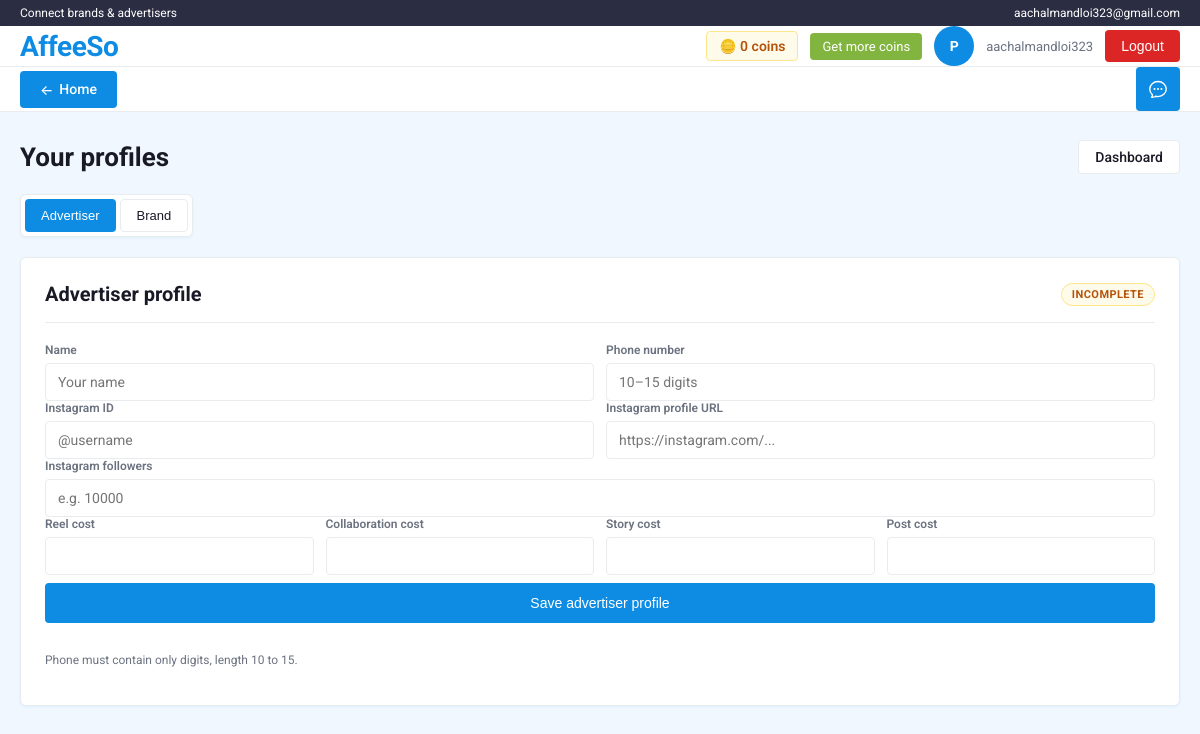
The app's page /profile (signed in), older data.
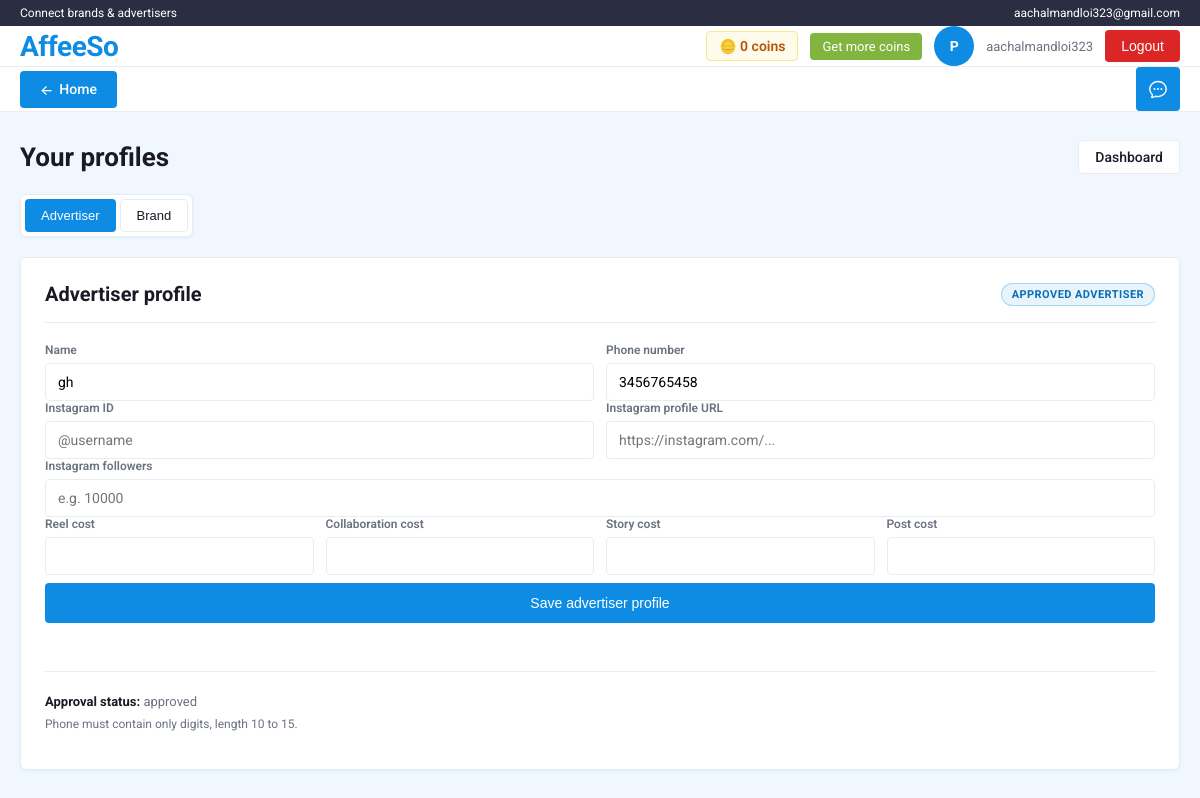
The same page, newer data.
### app/models.py (models this page shows)
class User(Base):
    __tablename__ = "users"
    id = Column(Integer, primary_key=True, index=True)
    email = Column(String(255), unique=True, nullable=False, index=True)
    password_hash = Column(String(255), nullable=False)
    role = Column(SqlEnum(UserRole), default=UserRole.USER, nullable=False)
    coins = Column(Integer, default=0, nullable=False)
    is_active = Column(Boolean, default=True, nullable=False)
    created_at = Column(DateTime, default=datetime.utcnow, nullable=False)
    profile = relationship("Profile", back_populates="user", uselist=False)
    basic_profiles = relationship("BasicProfile", back_populates="user")
    approval_requests = relationship("ProfileApprovalRequest", back_populates="user")
    advertiser_profile_detail = relationship(
        "AdvertiserProfileDetail", back_populates="user", uselist=False
    )
    brand_profile_detail = relationship(
        "BrandProfileDetail", back_populates="user", uselist=False
    )
    sent_messages = relationship(
        "Message", back_populates="sender", foreign_keys="Message.sender_id"
    )
    received_messages = relationship(
        "Message", back_populates="receiver", foreign_keys="Message.receiver_id"
    )

class BasicProfile(Base):
    __tablename__ = "basic_profiles"
    __table_args__ = (
        UniqueConstraint("user_id", "profile_type", name="uq_basic_profile_user_type"),
    )
    id = Column(Integer, primary_key=True, index=True)
    user_id = Column(Integer, ForeignKey("users.id"), nullable=False, index=True)
    profile_type = Column(SqlEnum(ProfileType), nullable=False)
    name = Column(String(120), nullable=False)
    phone_number = Column(String(30), nullable=False)
    created_at = Column(DateTime, default=datetime.utcnow, nullable=False)
    updated_at = Column(DateTime, default=datetime.utcnow, nullable=False)
    user = relationship("User", back_populates="basic_profiles")

class ProfileApprovalRequest(Base):
    __tablename__ = "profile_approval_requests"
    __table_args__ = (
        UniqueConstraint(
            "user_id", "profile_type", name="uq_profile_approval_request_user_type"
        ),
    )
    id = Column(Integer, primary_key=True, index=True)
    user_id = Column(Integer, ForeignKey("users.id"), nullable=False, index=True)
    profile_type = Column(SqlEnum(ProfileType), nullable=False, index=True)
    status = Column(SqlEnum(ProfileStatus), default=ProfileStatus.PENDING, nullable=False)
    requested_at = Column(DateTime, default=datetime.utcnow, nullable=False)
    reviewed_at = Column(DateTime, nullable=True)
    rejected_until = Column(DateTime, nullable=True)
    rejection_reason = Column(String(255), nullable=True)
    created_at = Column(DateTime, default=datetime.utcnow, nullable=False)
    updated_at = Column(DateTime, default=datetime.utcnow, nullable=False)
    advertiser_verification_stage = Column(
        SqlEnum(AdvertiserVerificationStage), nullable=True, index=True
    )
    generated_otp = Column(Integer, nullable=True)
    user_entered_otp = Column(Integer, nullable=True)
    user = relationship("User", back_populates="approval_requests")

### app/main.py (the view)
@app.get("/profile", response_class=HTMLResponse)
def profile_page(request: Request, db: Session = Depends(get_db)):
    user = _get_user_from_cookie(request, db)
    if not user:
        return RedirectResponse(url="/?error=Please login first.", status_code=303)
    display_name = user.email.split("@")[0]
    profile_map = _get_basic_profile_map(db, user.id)
    approval_rows = (
        db.query(models.ProfileApprovalRequest)
        .filter(models.ProfileApprovalRequest.user_id == user.id)
        .all()
    )
    approval_map = {row.profile_type.value: row for row in approval_rows}
    advertiser_profile = profile_map.get(models.ProfileType.ADVERTISER.value)
    brand_profile = profile_map.get(models.ProfileType.BRAND.value)
    advertiser_detail = _get_advertiser_detail(db, user.id)
    brand_detail = _get_brand_detail(db, user.id)
    advertiser_approval = approval_map.get(models.ProfileType.ADVERTISER.value)
    instagram_locked = _advertiser_instagram_locked(advertiser_approval)
    show_advertiser_otp_box = bool(
        advertiser_approval
        and advertiser_approval.status == models.ProfileStatus.PENDING
        and advertiser_approval.advertiser_verification_stage
        == models.AdvertiserVerificationStage.OTP_SENT
    )
    return templates.TemplateResponse(
        request,
        "profile.html",
        {
            "request": request,
            "user": user,
            "display_name": display_name,
            "advertiser_profile": advertiser_profile,
            "brand_profile": brand_profile,
            "advertiser_detail": advertiser_detail,
            "brand_detail": brand_detail,
            "advertiser_request": advertiser_approval,
            "brand_request": approval_map.get(models.ProfileType.BRAND.value),
            "advertiser_complete": _is_advertiser_fully_complete(db, user.id),
            "brand_complete": _is_brand_fully_complete(db, user.id),
            "instagram_locked": instagram_locked,
            "show_advertiser_otp_box": show_advertiser_otp_box,
            "success": request.query_params.get("success"),
            "error": request.query_params.get("error"),
        },
    )

### templates/profile.html (shortened to what this page needs)
<!DOCTYPE html>
<html lang="en">
<head>
</head>
<body class="affeeso-body">
  {% include 'partials/site_header.html' %}
  <main class="affeeso-main">
    <div class="affeeso-container">
      <div style="display:flex;align-items:center;justify-content:space-between;flex-wrap:wrap;gap:12px;margin-bottom:20px;">
        <h1 class="affeeso-page-title" style="margin:0;">Your profiles</h1>
        <a href="/dashboard" class="affeeso-btn affeeso-btn-outline">Dashboard</a>
      </div>
      <div class="affeeso-profile-tabs" role="tablist">
        <button id="btn-advertiser" type="button" class="affeeso-btn affeeso-btn-primary" style="font-size:13px;" role="tab" aria-selected="true" aria-controls="panel-advertiser" onclick="showProfile('advertiser')">Advertiser</button>
        <button id="btn-brand" type="button" class="affeeso-btn affeeso-btn-outline" style="font-size:13px;" role="tab" aria-selected="false" aria-controls="panel-brand" onclick="showProfile('brand')">Brand</button>
      </div>
      <section id="panel-advertiser" class="affeeso-card affeeso-profile-panel" role="tabpanel">
        <div class="affeeso-profile-panel__head">
          <h2 class="affeeso-profile-panel__title">Advertiser profile</h2>
          {% if advertiser_request and advertiser_request.status.value == 'approved' %}
            <span class="affeeso-badge affeeso-badge--approved">Approved advertiser</span>
          {% elif advertiser_complete %}
            <span class="affeeso-badge affeeso-badge--complete">Complete</span>
          {% else %}
            <span class="affeeso-badge affeeso-badge--incomplete">Incomplete</span>
          {% endif %}
        </div>
        <form action="/ui/profile/advertiser-details" method="post" class="affeeso-form-stack">
          <div class="affeeso-form-section">
            <div class="affeeso-form-row affeeso-form-row--2">
              <div class="affeeso-field">
                <label for="adv-name">Name</label>
                <input class="affeeso-input" id="adv-name" name="name" type="text" placeholder="Your name" value="{{ advertiser_profile.name if advertiser_profile else '' }}" required />
              </div>
              <div class="affeeso-field">
                <label for="adv-phone">Phone number</label>
                <input class="affeeso-input" id="adv-phone" name="phone_number" type="text" placeholder="10–15 digits" value="{{ advertiser_profile.phone_number if advertiser_profile else '' }}" minlength="10" maxlength="15" pattern="[0-9]{10,15}" required />
              </div>
            </div>
            <div class="affeeso-form-row affeeso-form-row--2">
              <div class="affeeso-field">
                <label for="adv-ig-id">Instagram ID</label>
                <input class="affeeso-input" id="adv-ig-id" name="instagram_id" type="text" placeholder="@username" value="{{ advertiser_detail.instagram_id if advertiser_detail else '' }}"  required />
              </div>
              <div class="affeeso-field">
                <label for="adv-ig-url">Instagram profile URL</label>
                <input class="affeeso-input" id="adv-ig-url" name="instagram_profile_url" type="url" placeholder="https://instagram.com/..." value="{{ advertiser_detail.instagram_profile_url if advertiser_detail else '' }}"  required />
              </div>
            </div>
            <div class="affeeso-field">
              <label for="adv-followers">Instagram followers</label>
              <input class="affeeso-input{% if instagram_locked %} affeeso-input--readonly{% endif %}" id="adv-followers" name="instagram_followers" type="number" min="0" step="1" placeholder="e.g. 10000" value="{{ advertiser_detail.instagram_followers if advertiser_detail and advertiser_detail.instagram_followers is not none else '' }}" {% if instagram_locked %}readonly{% endif %} required />
            </div>
            <div class="affeeso-form-row affeeso-form-row--4">
              <div class="affeeso-field">
                <label for="adv-reel">Reel cost</label>
                <input class="affeeso-input" id="adv-reel" name="reel_cost" type="number" min="0" step="1" value="{{ advertiser_detail.reel_cost if advertiser_detail and advertiser_detail.reel_cost is not none else '' }}" required />
              </div>
              <div class="affeeso-field">
                <label for="adv-collab">Collaboration cost</label>
                <input class="affeeso-input" id="adv-collab" name="collaboration_cost" type="number" min="0" step="1" value="{{ advertiser_detail.collaboration_cost if advertiser_detail and advertiser_detail.collaboration_cost is not none else '' }}" required />
              </div>
              <div class="affeeso-field">
                <label for="adv-story">Story cost</label>
                <input class="affeeso-input" id="adv-story" name="story_cost" type="number" min="0" step="1" value="{{ advertiser_detail.story_cost if advertiser_detail and advertiser_detail.story_cost is not none else '' }}" required />
              </div>
              <div class="affeeso-field">
                <label for="adv-post">Post cost</label>
                <input class="affeeso-input" id="adv-post" name="post_cost" type="number" min="0" step="1" value="{{ advertiser_detail.post_cost if advertiser_detail and advertiser_detail.post_cost is not none else '' }}" required />
              </div>
            </div>
            <div class="affeeso-form-actions">
              <button type="submit" class="affeeso-btn affeeso-btn-primary">Save advertiser profile</button>
            </div>
          </div>
        </form>
        {% if advertiser_request %}
          <div class="affeeso-status-block">
            <p><strong>Approval status:</strong> {{ advertiser_request.status.value }}</p>
          </div>
        {% endif %}
        <p class="affeeso-note">Phone must contain only digits, length 10 to 15.</p>
      </section>
    </div>
  </main>
</body>
</html>

### templates/partials/site_header.html (shortened to what this page needs)
<link rel="stylesheet" href="/static/css/affeeso.css" />
<div class="affeeso-topbar">
  <div class="affeeso-container">
    <span>Connect brands &amp; advertisers</span>
    {% if user %}
      <span>{{ user.email }}</span>
    {% else %}
      <a href="/">Sign in / Register</a>
    {% endif %}
  </div>
</div>
<header class="affeeso-header">
  <div class="affeeso-container affeeso-header-main">
    <a href="/" class="affeeso-logo">AffeeSo</a>
    {% if user %}
      <div class="affeeso-header-actions">
        {% if user.role.value != 'admin' %}
          <span class="affeeso-coins">🪙 {{ user.coins }} coins</span>
          <details class="affeeso-coins-dropdown" style="position:relative;">
            <summary>Get more coins</summary>
          </details>
        {% endif %}
        <a href="/profile" class="affeeso-profile-link" title="Profile">P</a>
        <span class="affeeso-user">{{ display_name }}</span>
        <form action="/ui/logout" method="post" style="margin:0;">
          <button type="submit" class="affeeso-btn affeeso-btn-danger">Logout</button>
        </form>
      </div>
    {% else %}
      <span class="affeeso-user">Welcome</span>
    {% endif %}
  </div>
</header>
{% if show_nav|default(true) %}
<nav class="affeeso-nav">
  <div class="affeeso-container affeeso-nav-inner">
    <a href="/" class="affeeso-nav-home"><span aria-hidden="true">←</span> Home</a>
    {% if user %}
      <a href="/chat-demo" class="affeeso-nav-chat" title="Chat" aria-label="Open chat">
      </a>
    {% endif %}
  </div>
</nav>
{% endif %}

Row changes from the older to the newer data that the page shows:
now on this page (row edited): BasicProfile: name "gh", phone_number "3456765458"
now on this page (row edited): ProfileApprovalRequest: status.value "approved"
Text that changed along with them:
text no longer shown: "INCOMPLETE"
text now shown: "APPROVED ADVERTISER Approval status:"
